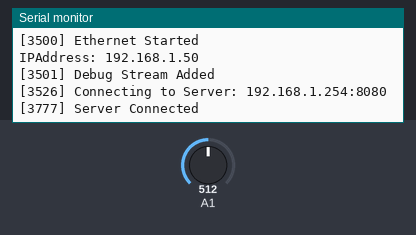
A sketch run on a simulated Arduino Uno, built with avr-gcc and run on an emulated ATmega328P. Shown: the last lines printed to the serial monitor. The inputs (shaded band) are chosen by the test bench; at power-on: A1 = 512. WiFi joins after 1.5 s; servers stay silent unless stated.

Above: at 4.7 s.
4.8 s: A1 set to 716
At 6.21 s:
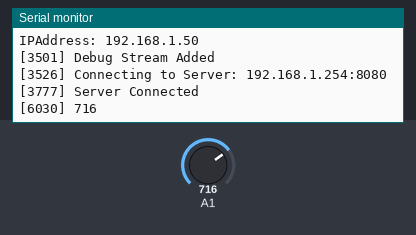
7.7 s: A1 set to 900
At 7.72 s:
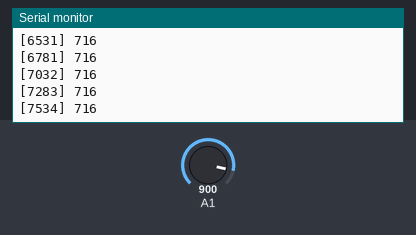
Timing chart, 0 to 10.7 s (numbered marks = the images above; inputs shaded):
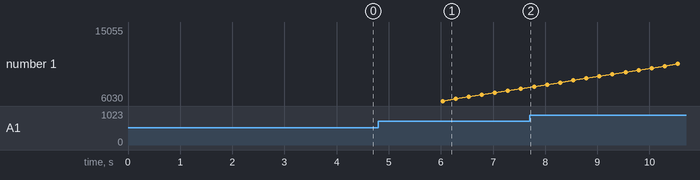

Measured:
- after the input at 4.8 s, the serial monitor: prints a new line after 1.2 s (image 1)

The sketch:

Sync_V2.ino
```cpp
#define LOG(s) Serial.print("[" + String(millis()) + "] " + s)
#define PRINT(s) Serial.print(s)
#define IPString(a) (String(a[0], DEC) + "." + String(a[1], DEC) + "." + String(a[2], DEC) + "." + String(a[3], DEC))

#define FUNCTION_START (byte)0x46
#define STRING_START (byte)0x57
#define BYTE_START (byte)0x42

#include <SPI.h>
#include <Ethernet.h>
#include "SyncCommand.h"

IPAddress ip(192, 168, 1, 3);
byte mac[] = {0xDE, 0xAD, 0xBE, 0xEF, 0xFE, 0x03};

IPAddress host(192, 168, 1, 254);
unsigned int port = 8080;

EthernetClient client;
SyncCommand Sync;

uint32_t retry = 30000;
uint32_t prevRun = 0;

void setup() {
  Serial.begin(9600);
  LOG("BEGIN\r\n");
  delay(1000);
  if(Ethernet.begin(mac) == 0){
    LOG("DHCP Failed\r\nUsing Preset IP\r\n");
    Ethernet.begin(mac, ip);
  }
  delay(1000);
  LOG("BEGIN\r\n");
  LOG("Ethernet Started\r\nIPAddress: " + IPString(Ethernet.localIP()) + "\r\n");
  Sync.begin(client, Serial);
  Sync.onByteReceived(byteReceive);  //Sync.onByteReceived(function)
  Sync.onStringReceived(strReceive); //Sync.onStringReceived(function)
  //delay(15000);
  //The code start here

}

void loop() {
  connect();
  //The code start here
  delay(250);
  LOG(analogRead(A1) + "\r\n");
}

void connect() { // don't change
  if ((!client || !client.connected()) && millis() > prevRun) {
    client.stop();
    LOG("Connecting to Server: " + IPString(host) + ":" + String(port) + "\r\n");
    client.connect(host, port);
    uint32_t timeout = millis() + 5000;
    //while (!client.connected() && millis() < timeout);
    if (!client.connected()) {
      LOG("Timeout\r\n");
      client.stop();
    }
    else {
      LOG("Server Connected\r\n");
      client.print("Connected\t");
    }
    prevRun = millis() + retry;
  }
  if (client && client.connected()) {
    prevRun = millis() + retry;
    client.print("Request\n");
    Sync.run();
  }
}

String byteReceive() { //When byte is receive
  unsigned time = Sync.getUInt();
  Serial.println("Receive: " + String(time) + " = " + String(time / 3600) + ":" + String((time % 3600) / 60) + ":" + String(time % 60));
  return "Receive: " + String(time / 3600) + ":" + String((time % 3600) / 60) + ":" + String(time % 60);
}

String strReceive(String str) { //When String is receive
  Serial.println("Received: " + str);
  return "Received";
}

String Byte(byte b) {
  String str = String(b, BIN);
  switch (str.length()) {
    case 1: str = "0000000" + str; break;
    case 2: str = "000000" + str; break;
    case 3: str = "00000" + str; break;
    case 4: str = "0000" + str; break;
    case 5: str = "000" + str; break;
    case 6: str = "00" + str; break;
    case 7: str = "0" + str; break;
    case 8: str = str; break;
  }
  return str;
}
```

SyncCommand.h
```cpp
#include "Arduino.h"

#ifndef SYNC_COMMAND_H
#define SYNC_COMMAND_H

#ifndef NUM_FUNCTION
#define NUM_FUNCTION 32
#endif

#if !defined(FUNCTION_START) || !defined(STRING_START) || !defined(BYTE_START)
#error FUNCTION_START or STRING_START or BYTE_START is not define. Please define it before #include "SyncCommand.h"
#endif

typedef void (*callBackFunction)();
typedef enum {NOTHING, KEYWORD_USED, NOT_KEYWORD, FUNCTION_FULL} error_code;

class SyncCommand {
  private:
    Stream* stream;
    Stream* debugStream;
    int fxIndex = 0;
    byte keyByte[NUM_FUNCTION];
    callBackFunction fx[NUM_FUNCTION];
    String (*onByteRec)(void);
    String (*onStrRec)(String);
    size_t debug(String);

  public:
    void begin(Stream&);
    void begin(Stream&, Stream&);
    void addDebugStream(Stream&);
    void onByteReceived(String(*)(void));
    void onStringReceived(String(*)(String));
    int addFunction(callBackFunction, byte);
    int available();
    //    int peek();
    //    int read();

    byte getByte();
    char getChar();
    unsigned int getUInt();
    int getInt();
    unsigned long getULong();
    long getLong();
    String getString();

    int run(uint32_t = 2000);

    error_code error = NOTHING;
};

#endif

size_t SyncCommand::debug(String str) {
  if (!debugStream) return 0;
  return (debugStream->print("[" + String(millis()) + "] ") + debugStream->print(str));
}

void SyncCommand::begin(Stream& s) {
  stream = &s;
  fxIndex = 0;
}


void SyncCommand::begin(Stream& s, Stream& d) {
  stream = &s;
  fxIndex = 0;
  addDebugStream(d);
}

void SyncCommand::addDebugStream(Stream& d) {
  debugStream = &d;
  debug("Debug Stream Added\n");
}

void SyncCommand::onByteReceived(String (*f)(void)) {
  onByteRec = f;
}

void SyncCommand::onStringReceived(String (*f)(String)) {
  onStrRec = f;
}

int SyncCommand::addFunction(callBackFunction p, byte kb) {
  if (fxIndex > NUM_FUNCTION) {
    error = FUNCTION_FULL;
    return -1;
  }
  else {
    for (int i = 0; i < fxIndex; i++)
      if (keyByte[i] == kb) {
        error = KEYWORD_USED;
        return -1;
      }
    fx[fxIndex] = p;
    keyByte[fxIndex++] = kb;
  }
}

int SyncCommand::available() {
  return stream->available();
}

//Data processing
byte SyncCommand::getByte() {
  if (available() < 1) return 0;
  return (byte)stream->read();
}

char SyncCommand::getChar() {
  if (available() < 1) return 0;
  return (char)stream->read();
}

unsigned int SyncCommand::getUInt() {
  if (available() < 2) return 0;
  return ((unsigned int)stream->read() | (unsigned int)stream->read() << 8);
}

int SyncCommand::getInt() {
  if (available() < 2) return 0;
  return ((int)stream->read() | (int)stream->read() << 8);
}

unsigned long SyncCommand::getULong() {
  if (available() < 4) return 0;
  return ((unsigned long)stream->read() | (unsigned long)stream->read() << 8 | (unsigned long)stream->read() << 16 | (unsigned long)stream->read() << 24);
}

long SyncCommand::getLong() {
  if (available() < 4) return 0;
  return ((long)stream->read() | (long)stream->read() << 8 | (long)stream->read() << 16 | (long)stream->read() << 24);
}

int SyncCommand::run(uint32_t timeout) {
  uint32_t time = millis() + timeout;
  while (stream->available() == 0 && millis() < time) delay(200);
  if (!stream->available()) return -1;

  byte b = stream->peek();
  if ((b != FUNCTION_START) && (b != STRING_START) && (b != BYTE_START))
    return -2;

  stream->read();
  if (b == FUNCTION_START) {                //Excute Function
    debug("FUNCTION_START is detected\n");
    byte c = stream->peek();
    for (int i = 0; i < fxIndex; i++) {
      if (keyByte[i] == c) {
        stream->read();
        fx[i]();
        return keyByte[i];
      }
    }
  }

  else if (b == BYTE_START) {
    debug("BYTE_START is detected\n");
    delay(50);
    stream->println(onByteRec());
  }

  else if (b == STRING_START) {
    debug("STRING_START is detected\n");
    stream->println(onStrRec(stream->readString()));
  }

  else {
    debug("Available but not keyword: FUNCTION_START or STRING_START or BYTE_START is not detected\n");
    return -1;
  }
}
```
